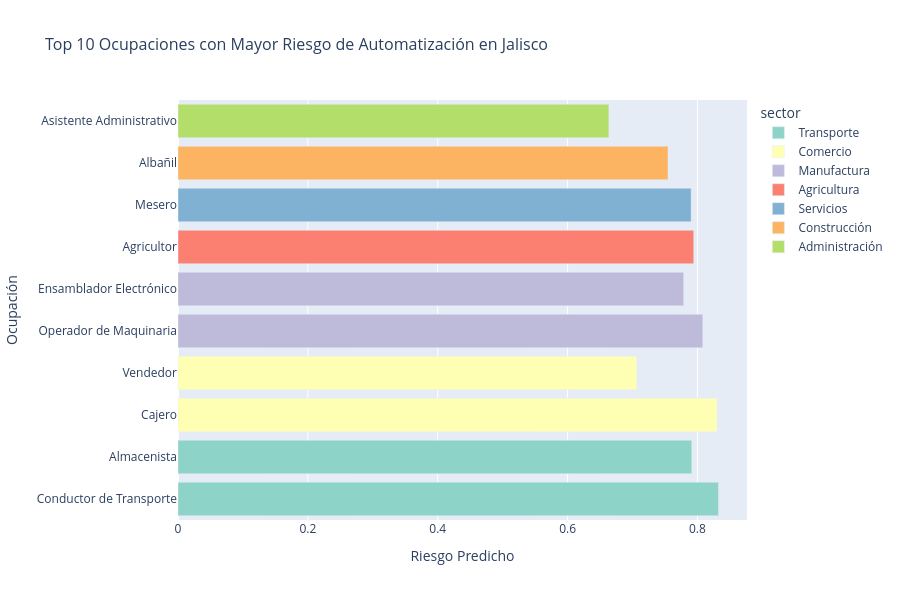

Notebook cell for this chart:
### Code cell
# Visualización 5: Top 10 Ocupaciones en Riesgo (Interactiva con Plotly)
top_riesgo = df_vis.groupby(['ocupacion', 'sector'])['prediction'].mean().reset_index()
top_riesgo = top_riesgo.sort_values('prediction', ascending=False).head(10)

fig = px.bar(
    top_riesgo,
    x='prediction',
    y='ocupacion',
    color='sector',
    orientation='h',
    title='Top 10 Ocupaciones con Mayor Riesgo de Automatización en Jalisco',
    labels={'prediction': 'Riesgo Predicho', 'ocupacion': 'Ocupación'},
    color_discrete_sequence=px.colors.qualitative.Set3
)

fig.update_layout(
    height=600,
    font=dict(size=12),
    title_font_size=16
)

fig.write_html('viz_5_top_ocupaciones_riesgo.html')
fig.show()

print("✓ Visualización 5 guardada (HTML interactivo)")

### Figure 1 — Plotly figure (JSON) as saved in the notebook; plotly's stock layout.template omitted (floating-point values rounded to 4 significant figures)
{"data": [{"alignmentgroup": "True", "hovertemplate": "sector=Transporte<br>Riesgo Predicho=%{x}<br>Ocupación=%{y}<extra></extra>", "legendgroup": "Transporte", "marker": {"color": "rgb(141,211,199)", "pattern": {"shape": ""}}, "name": "Transporte", "offsetgroup": "Transporte", "orientation": "h", "showlegend": true, "textposition": "auto", "type": "bar", "x": [0.8325, 0.7913], "xaxis": "x", "y": ["Conductor de Transporte", "Almacenista"], "yaxis": "y"}, {"alignmentgroup": "True", "hovertemplate": "sector=Comercio<br>Riesgo Predicho=%{x}<br>Ocupación=%{y}<extra></extra>", "legendgroup": "Comercio", "marker": {"color": "rgb(255,255,179)", "pattern": {"shape": ""}}, "name": "Comercio", "offsetgroup": "Comercio", "orientation": "h", "showlegend": true, "textposition": "auto", "type": "bar", "x": [0.8302, 0.7066], "xaxis": "x", "y": ["Cajero", "Vendedor"], "yaxis": "y"}, {"alignmentgroup": "True", "hovertemplate": "sector=Manufactura<br>Riesgo Predicho=%{x}<br>Ocupación=%{y}<extra></extra>", "legendgroup": "Manufactura", "marker": {"color": "rgb(190,186,218)", "pattern": {"shape": ""}}, "name": "Manufactura", "offsetgroup": "Manufactura", "orientation": "h", "showlegend": true, "textposition": "auto", "type": "bar", "x": [0.8083, 0.7789], "xaxis": "x", "y": ["Operador de Maquinaria", "Ensamblador Electrónico"], "yaxis": "y"}, {"alignmentgroup": "True", "hovertemplate": "sector=Agricultura<br>Riesgo Predicho=%{x}<br>Ocupación=%{y}<extra></extra>", "legendgroup": "Agricultura", "marker": {"color": "rgb(251,128,114)", "pattern": {"shape": ""}}, "name": "Agricultura", "offsetgroup": "Agricultura", "orientation": "h", "showlegend": true, "textposition": "auto", "type": "bar", "x": [0.7943], "xaxis": "x", "y": ["Agricultor"], "yaxis": "y"}, {"alignmentgroup": "True", "hovertemplate": "sector=Servicios<br>Riesgo Predicho=%{x}<br>Ocupación=%{y}<extra></extra>", "legendgroup": "Servicios", "marker": {"color": "rgb(128,177,211)", "pattern": {"shape": ""}}, "name": "Servicios", "offsetgroup": "Servicios", "orientation": "h", "showlegend": true, "textposition": "auto", "type": "bar", "x": [0.7903], "xaxis": "x", "y": ["Mesero"], "yaxis": "y"}, {"alignmentgroup": "True", "hovertemplate": "sector=Construcción<br>Riesgo Predicho=%{x}<br>Ocupación=%{y}<extra></extra>", "legendgroup": "Construcción", "marker": {"color": "rgb(253,180,98)", "pattern": {"shape": ""}}, "name": "Construcción", "offsetgroup": "Construcción", "orientation": "h", "showlegend": true, "textposition": "auto", "type": "bar", "x": [0.7547], "xaxis": "x", "y": ["Albañil"], "yaxis": "y"}, {"alignmentgroup": "True", "hovertemplate": "sector=Administración<br>Riesgo Predicho=%{x}<br>Ocupación=%{y}<extra></extra>", "legendgroup": "Administración", "marker": {"color": "rgb(179,222,105)", "pattern": {"shape": ""}}, "name": "Administración", "offsetgroup": "Administración", "orientation": "h", "showlegend": true, "textposition": "auto", "type": "bar", "x": [0.6636], "xaxis": "x", "y": ["Asistente Administrativo"], "yaxis": "y"}], "layout": {"barmode": "relative", "font": {"size": 12}, "height": 600, "legend": {"title": {"text": "sector"}, "tracegroupgap": 0}, "title": {"font": {"size": 16}, "text": "Top 10 Ocupaciones con Mayor Riesgo de Automatización en Jalisco"}, "xaxis": {"anchor": "y", "domain": [0, 1], "title": {"text": "Riesgo Predicho"}}, "yaxis": {"anchor": "x", "domain": [0, 1], "title": {"text": "Ocupación"}}}}
